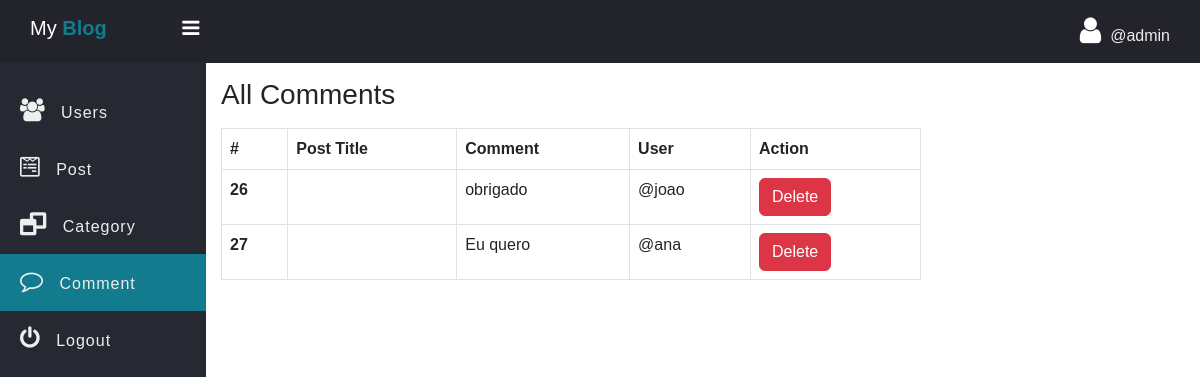
Page /admin/Comment.php (signed in) on the committed database.
### tables this page shows
CREATE TABLE `comment` (
  `comment_id` int(11) NOT NULL,
  `comment` varchar(255) NOT NULL,
  `user_id` int(11) NOT NULL,
  `post_id` int(11) NOT NULL,
  `crated_at` datetime NOT NULL DEFAULT current_timestamp()
);

CREATE TABLE `users` (
  `id` int(11) NOT NULL,
  `fname` varchar(255) NOT NULL,
  `username` varchar(255) NOT NULL,
  `password` varchar(255) NOT NULL
);

### admin/data/Comment.php (called while the page is built, shortened)
<?php
function getAllComment($conn){
   $sql = "SELECT * FROM comment";
   $stmt = $conn->prepare($sql);
   $stmt->execute();
   if($stmt->rowCount() >= 1){
   	   $data = $stmt->fetchAll();
   	   return $data;
   }else {
   	 return 0;
   }
}

### admin/data/Post.php (called while the page is built, shortened)
<?php
function getUserByID($conn, $id){
   $sql = "SELECT id, fname, username FROM users WHERE id=?";
   $stmt = $conn->prepare($sql);
   $stmt->execute([$id]);
   if($stmt->rowCount() >= 1){
         $data = $stmt->fetch();
         return $data;
   }else {
       return 0;
   }
}

### admin/Comment.php (the view, shortened to what this page needs)
<?php
if (isset($_SESSION['admin_id']) && isset($_SESSION['username'])) {
 ?>
<!DOCTYPE html>
<html>
<head>
	<link rel="stylesheet" href="https://stackpath.bootstrapcdn.com/font-awesome/4.7.0/css/font-awesome.min.css">
	<link href="https://cdn.jsdelivr.net/npm/bootstrap@5.3.0/dist/css/bootstrap.min.css" rel="stylesheet">
	<link rel="stylesheet" href="../css/side-bar.css">
	<link rel="stylesheet" href="../css/style.css">
</head>
<body>
	<?php
	  include "inc/side-nav.php";
      include_once("data/Comment.php");
      include_once("data/Post.php");
      include_once("../db_conn.php");
      $comments = getAllComment($conn);
	?>
	 <div class="main-table">
	 	<h3 class="mb-3">All Comments</h3>
	 	<?php if ($comments != 0) { ?>
	 	<table class="table t1 table-bordered">
		  <thead>
		    <tr>
		      <th scope="col">#</th>
		      <th scope="col">Post Title</th>
		      <th scope="col">Comment</th>
		      <th scope="col">User</th>
		      <th scope="col">Action</th>
		    </tr>
		  </thead>
		  <tbody>
		  	<?php foreach ($comments as $comment) {
		  	?>
		    <tr>
		      <th scope="row"><?=$comment['comment_id'] ?></th>
		      <td>
		      </td>
		      <td>
		      	<?=$comment['comment']?>
		      </td>
		      <td>
		      	<?php
		      	$u = getUserByID($conn, $comment['user_id']);
		      	echo '@'.$u['username']; ?>
		      </td>
		      <td>
		      	<a href="comment-delete.php?comment_id=<?=$comment['comment_id'] ?>" class="btn btn-danger">Delete</a>
		      </td>
		    </tr>
		    <?php } ?>
		  </tbody>
		</table>
	<?php }else{ ?>
		<div class="alert alert-warning">
			Empty!
		</div>
	<?php } ?>
	 </div>
	</section>
	</div>
</body>
</html>
<?php }else {
	header("Location: ../admin-login.php");
	exit;
} ?>

### css/side-bar.css (style rules this page uses)
* { padding: 0; margin: 0; box-sizing: border-box; font-family: arial, sans-serif; }

### css/style.css (style rules this page uses)
.main-table { width: 90%; max-width: 700px; }

### rows in the picture
comment: comment_id "26", comment "obrigado", user.username "joao"
comment: comment_id "27", comment "Eu quero", user.username "ana"

### other values in the picture
$_SESSION['username'] "admin"
